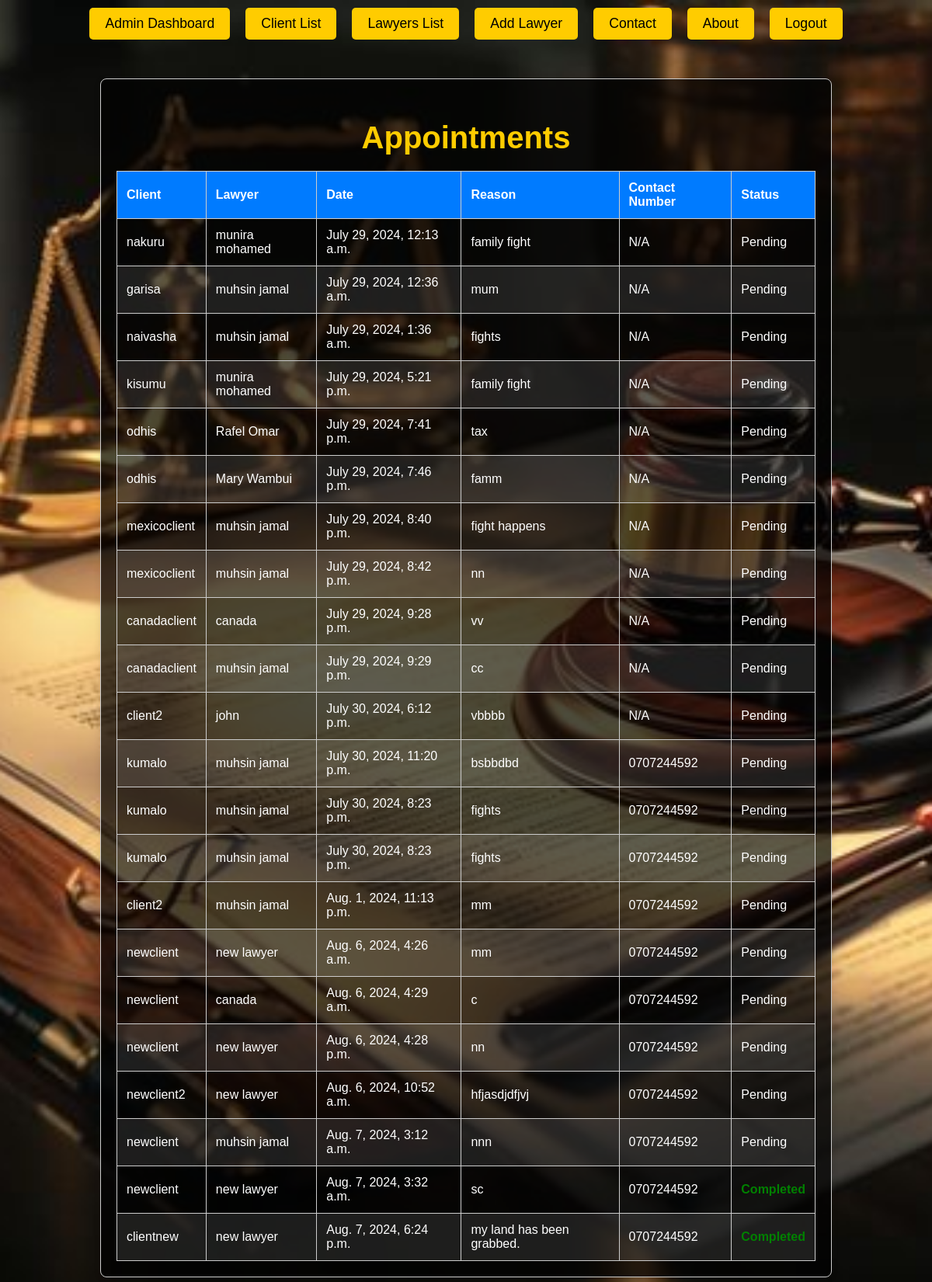
The app's page /appointments/ with its own data.
### core/models.py (models this page shows, shortened)
class Appointment(models.Model):
    client = models.ForeignKey(Client, on_delete=models.CASCADE, default='')
    lawyer = models.ForeignKey(Lawyer, on_delete=models.CASCADE, default='')
    date = models.DateTimeField(default=timezone.now)
    reason = models.TextField()
    contact_number = models.CharField(max_length=15, default='')  # Add default value here
    completed = models.BooleanField(default=False)

class Client(models.Model):
    user = models.OneToOneField(settings.AUTH_USER_MODEL, on_delete=models.CASCADE)
    name = models.CharField(max_length=100)
    email = models.EmailField()

class Lawyer(models.Model):
    user = models.OneToOneField(settings.AUTH_USER_MODEL, on_delete=models.CASCADE)
    name = models.CharField(max_length=100)
    specialization = models.CharField(max_length=100)

### core/views.py (the view)
# urls.py: path('appointments/', appointment_list, name='appointment_list'),
def appointment_list(request):
    appointments = Appointment.objects.all()
    return render(request, 'appointment_list.html', {'appointments': appointments})

### core/templates/appointment_list.html (shortened to what this page needs)
{% extends 'base.html' %}
{% load static %}
{% block content %}
<div class="navbar">
    <a href="{% url 'admin_dashboard' %}">Admin Dashboard</a>
    <a href="{% url 'client_list' %}">Client List</a>
    <a href="{% url 'lawyer_list' %}">Lawyers List</a>
    <a href="{% url 'add_lawyer' %}">Add Lawyer</a>
    <a href="{% url 'contact' %}">Contact</a>
    <a href="{% url 'about' %}">About</a>
    <a href="{% url 'logout' %}">Logout</a>
</div>
<div class="appointments-container">
    <h2>Appointments</h2>
    <table>
        <thead>
            <tr>
                <th>Client</th>
                <th>Lawyer</th>
                <th>Date</th>
                <th>Reason</th>
                <th>Contact Number</th>
                <th>Status</th>
            </tr>
        </thead>
        <tbody>
            {% for appointment in appointments %}
                <tr>
                    <td>{{ appointment.client.name }}</td>
                    <td>{{ appointment.lawyer.name }}</td>
                    <td>{{ appointment.date }}</td>
                    <td>{{ appointment.reason }}</td>
                    <td>{{ appointment.contact_number }}</td>
                    <td>
                        {% if appointment.completed %}
                            <span class="completed">Completed</span>
                        {% else %}
                            <span>Pending</span>
                        {% endif %}
                    </td>
                </tr>
            {% empty %}
                <tr>
                    <td colspan="6" class="empty-message">No appointments found.</td>
                </tr>
            {% endfor %}
        </tbody>
    </table>
</div>
{% endblock %}

### records on screen
Appointment: client.name "nakuru", lawyer.name "munira mohamed", date "July 29, 2024, 12:13 a.m.", reason "family fight", contact_number "N/A", completed "Pending"
Appointment: client.name "garisa", lawyer.name "muhsin jamal", date "July 29, 2024, 12:36 a.m.", reason "mum", contact_number "N/A", completed "Pending"
Appointment: client.name "naivasha", lawyer.name "muhsin jamal", date "July 29, 2024, 1:36 a.m.", reason "fights", contact_number "N/A", completed "Pending"
Appointment: client.name "kisumu", lawyer.name "munira mohamed", date "July 29, 2024, 5:21 p.m.", reason "family fight", contact_number "N/A", completed "Pending"
Appointment: client.name "odhis", lawyer.name "Rafel Omar", date "July 29, 2024, 7:41 p.m.", reason "tax", contact_number "N/A", completed "Pending"
Appointment: client.name "odhis", lawyer.name "Mary Wambui", date "July 29, 2024, 7:46 p.m.", reason "famm", contact_number "N/A", completed "Pending"
Appointment: client.name "mexicoclient", lawyer.name "muhsin jamal", date "July 29, 2024, 8:40 p.m.", reason "fight happens", contact_number "N/A", completed "Pending"
Appointment: client.name "mexicoclient", lawyer.name "muhsin jamal", date "July 29, 2024, 8:42 p.m.", reason "nn", contact_number "N/A", completed "Pending"
Appointment: client.name "canadaclient", lawyer.name "canada", date "July 29, 2024, 9:28 p.m.", reason "vv", contact_number "N/A", completed "Pending"
Appointment: client.name "canadaclient", lawyer.name "muhsin jamal", date "July 29, 2024, 9:29 p.m.", reason "cc", contact_number "N/A", completed "Pending"
Appointment: client.name "client2", lawyer.name "john", date "July 30, 2024, 6:12 p.m.", reason "vbbbb", contact_number "N/A", completed "Pending"
Appointment: client.name "kumalo", lawyer.name "muhsin jamal", date "July 30, 2024, 11:20 p.m.", reason "bsbbdbd", contact_number "0707244592", completed "Pending"
Appointment: client.name "kumalo", lawyer.name "muhsin jamal", date "July 30, 2024, 8:23 p.m.", reason "fights", contact_number "0707244592", completed "Pending"
Appointment: client.name "kumalo", lawyer.name "muhsin jamal", date "July 30, 2024, 8:23 p.m.", reason "fights", contact_number "0707244592", completed "Pending"
Appointment: client.name "client2", lawyer.name "muhsin jamal", date "Aug. 1, 2024, 11:13 p.m.", reason "mm", contact_number "0707244592", completed "Pending"
Appointment: client.name "newclient", lawyer.name "new lawyer", date "Aug. 6, 2024, 4:26 a.m.", reason "mm", contact_number "0707244592", completed "Pending"
Appointment: client.name "newclient", lawyer.name "canada", date "Aug. 6, 2024, 4:29 a.m.", reason "c", contact_number "0707244592", completed "Pending"
Appointment: client.name "newclient", lawyer.name "new lawyer", date "Aug. 6, 2024, 4:28 p.m.", reason "nn", contact_number "0707244592", completed "Pending"
Appointment: client.name "newclient2", lawyer.name "new lawyer", date "Aug. 6, 2024, 10:52 a.m.", reason "hfjasdjdfjvj", contact_number "0707244592", completed "Pending"
Appointment: client.name "newclient", lawyer.name "muhsin jamal", date "Aug. 7, 2024, 3:12 a.m.", reason "nnn", contact_number "0707244592", completed "Pending"
Appointment: client.name "newclient", lawyer.name "new lawyer", date "Aug. 7, 2024, 3:32 a.m.", reason "sc", contact_number "0707244592", completed "Completed"
Appointment: client.name "clientnew", lawyer.name "new lawyer", date "Aug. 7, 2024, 6:24 p.m.", reason "my land has been grabbed.", contact_number "0707244592", completed "Completed"
